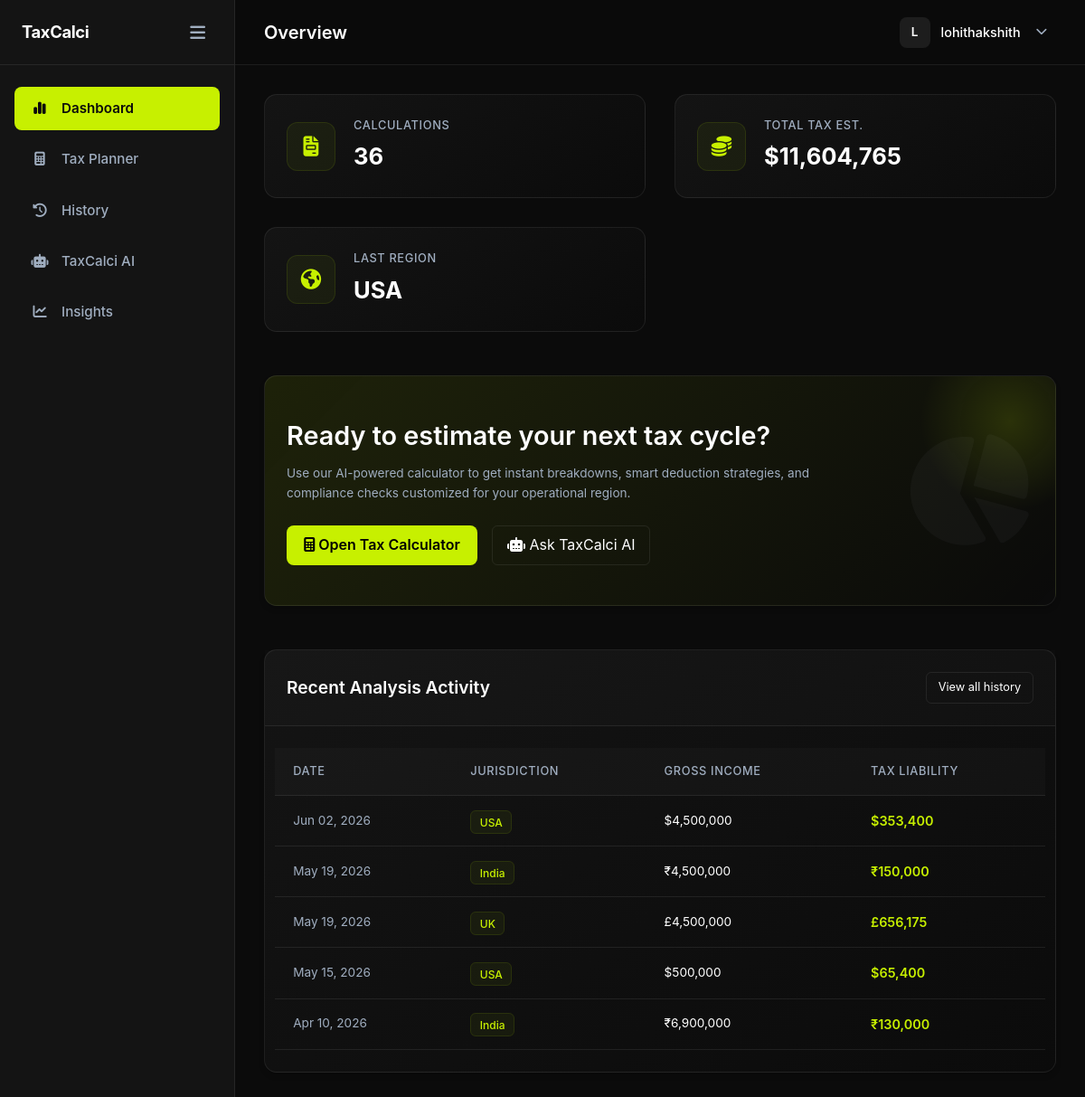
Page /dashboard/ (signed in) on the earlier database version.
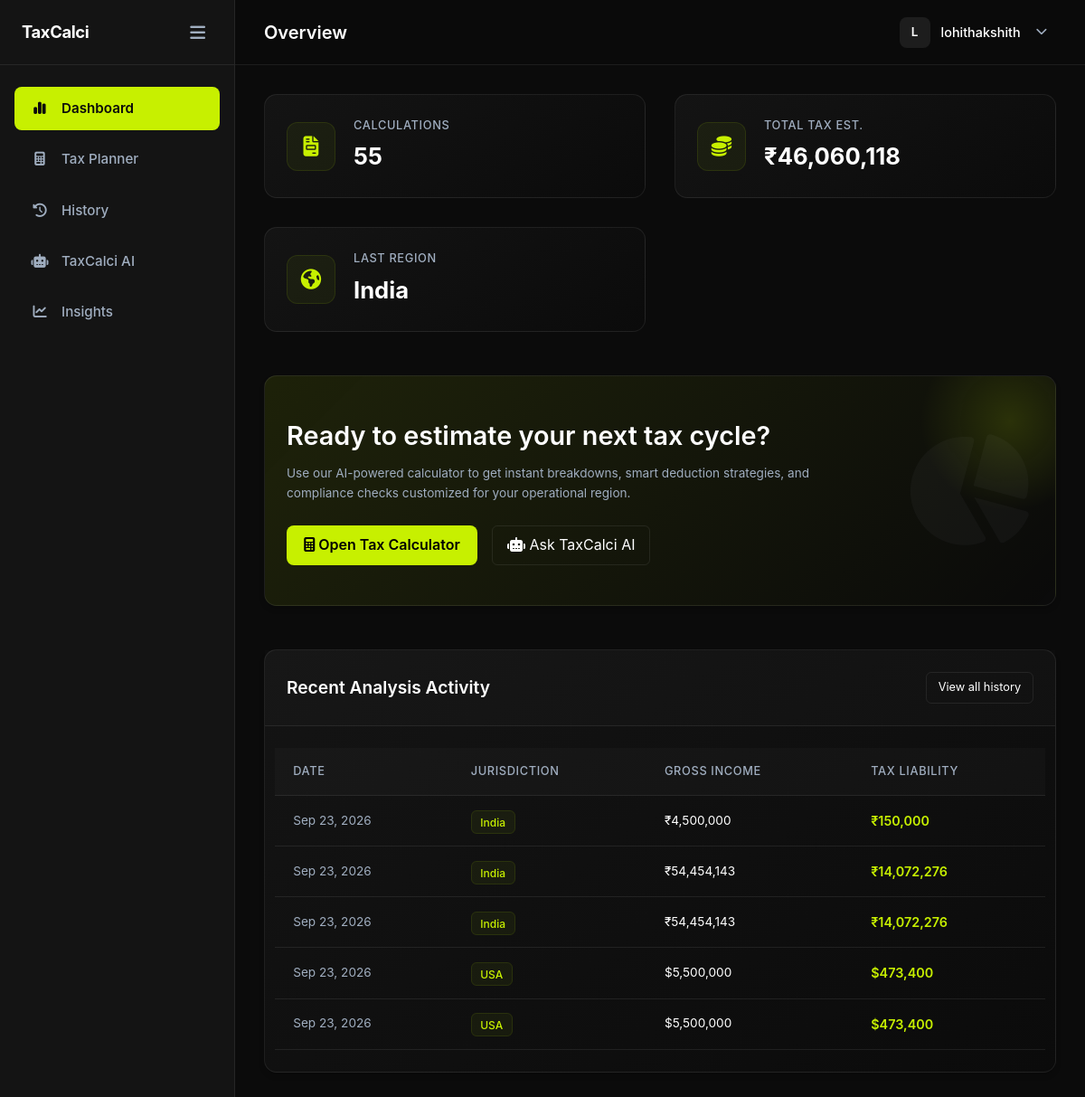
Same page on the later database version.
### tax_engine/models.py (models this page shows, shortened)
class TaxCalculation(models.Model):
    user = models.ForeignKey(User, on_delete=models.CASCADE)
    country = models.CharField(max_length=50)
    income = models.FloatField()
    deductions = models.FloatField()
    taxable_income = models.FloatField()
    estimated_tax = models.FloatField()
    ai_explanation = models.TextField(blank=True, null=True)
    created_at = models.DateTimeField(auto_now_add=True)

### dashboard/views.py (the view)
# urls.py: path('dashboard/', views.dashboard_view, name='dashboard'),
@login_required
def dashboard_view(request):
    calculations = TaxCalculation.objects.filter(user=request.user).order_by('-created_at')
    total_tax_paid = sum(calc.estimated_tax for calc in calculations)
    last_country = calculations.first().country if calculations.exists() else "None"
    context = {
        'calculations': calculations[:5], # Only show recent 5 on dash
        'total_calculations': calculations.count(),
        'total_tax_paid': round(total_tax_paid, 2),
        'last_country': last_country,
    }
    return render(request, 'dashboard/dashboard.html', context)

### dashboard/templatetags/tax_tags.py (called while the page is built)
@register.filter
def currency_symbol(country_name):
    if not country_name:
        return "₹"  # Default to INR as per user preference
    country = str(country_name).lower().strip()
    mapping = {
        'india': '₹',
        'in': '₹',
        'inr': '₹',
        'us': '$',
        'usa': '$',
        'usd': '$',
        'united states': '$',
        'uk': '£',
        'gbp': '£',
        'united kingdom': '£',
        'gb': '£',
        'canada': 'C$',
        'cad': 'C$',
        'ca': 'C$',
        'australia': 'A$',
        'aud': 'A$',
        'au': 'A$',
        'europe': '€',
        'eu': '€',
        'euro': '€',
        'eur': '€',
    }
    return mapping.get(country, '₹')  # Default fallback to INR

@register.filter
def country_display(value):
    if not value:
        return "India"
    mapping = {
        'india': 'India',
        'in': 'India',
        'inr': 'India',
        'us': 'USA',
        'usa': 'USA',
        'usd': 'USA',
        'united states': 'USA',
        'uk': 'UK',
        'gbp': 'UK',
        'united kingdom': 'UK',
        'canada': 'Canada',
        'cad': 'Canada',
        'australia': 'Australia',
        'aud': 'Australia',
        'europe': 'European Union',
        'eu': 'European Union',
        'eur': 'European Union',
        'euro': 'European Union',
    }
    return mapping.get(str(value).lower().strip(), str(value).title())

### templates/dashboard/dashboard.html (shortened to what this page needs)
{% extends 'base_app.html' %}
{% load tax_tags humanize %}
{% block page_title %}Overview{% endblock %}
{% block content %}
<div class="dashboard-grid fade-in page-transition">
    <div class="stats-container">
        <div class="stat-card">
            <div class="stat-icon"><i class="fa-solid fa-file-invoice" style="color:var(--accent-neon);"></i></div>
            <div class="stat-info">
                <span class="stat-label">Calculations</span>
                <span class="stat-value">{{ total_calculations }}</span>
            </div>
        </div>
        <div class="stat-card">
            <div class="stat-icon"><i class="fa-solid fa-coins" style="color:var(--accent-neon);"></i></div>
            <div class="stat-info">
                <span class="stat-label">Total Tax Est.</span>
                <span class="stat-value">{{ last_country|currency_symbol }}{{ total_tax_paid|floatformat:0|intcomma }}</span>
            </div>
        </div>
        <div class="stat-card">
            <div class="stat-icon"><i class="fa-solid fa-earth-americas" style="color:var(--accent-neon);"></i></div>
            <div class="stat-info">
                <span class="stat-label">Last Region</span>
                <span class="stat-value">{{ last_country|country_display }}</span>
            </div>
        </div>
    </div>
    <div class="card mt-2 mb-4" style="background: linear-gradient(135deg, rgba(199,240,0,0.1) 0%, rgba(0,0,0,0) 100%); position: relative; overflow: hidden;">
        <div style="position: absolute; top: -50px; right: -50px; width: 200px; height: 200px; background: radial-gradient(circle, rgba(199,240,0,0.15) 0%, rgba(0,0,0,0) 70%); border-radius: 50%;"></div>
        <div class="flex-between align-center p-4 banner-flex" style="flex-wrap: wrap; gap: 2rem;">
            <div style="flex: 1; min-width: 300px;">
                <h2 class="mb-2 font-weight-bold" style="font-size: 1.8rem;">Ready to estimate your next tax cycle?</h2>
                <p class="text-muted text-sm mb-4" style="line-height: 1.6; max-width: 600px;">Use our AI-powered calculator to get instant breakdowns, smart deduction strategies, and compliance checks customized for your operational region.</p>
                <div style="display: flex; gap: 1rem;">
                    <a href="{% url 'calculator' %}" class="btn-primary"><i class="fa-solid fa-calculator"></i> Open Tax Calculator</a>
                    <a href="{% url 'chat' %}" class="know-more-btn"><i class="fa-solid fa-robot"></i> Ask TaxCalci AI </a>
                </div>
            </div>
            <div style="font-size: 8rem; color: rgba(255,255,255,0.03); transform: rotate(15deg);">
                <i class="fa-solid fa-chart-pie"></i>
            </div>
        </div>
    </div>
    <div class="card mt-4">
        <div class="card-header flex-between">
            <h3>Recent Analysis Activity</h3>
            <a href="{% url 'history' %}" class="btn-outline" style="font-size: 0.8rem; padding: 0.4rem 0.8rem;">View all history</a>
        </div>
        <div class="card-body p-0">
            {% if calculations %}
            <div class="table-responsive">
                <table class="table table-hover">
                    <thead>
                        <tr>
                            <th>Date</th>
                            <th>Jurisdiction</th>
                            <th>Gross Income</th>
                            <th>Tax Liability</th>
                        </tr>
                    </thead>
                    <tbody>
                        {% for calc in calculations %}
                        <tr>
                            <td class="text-muted text-sm">{{ calc.created_at|date:"M d, Y" }}</td>
                            <td>
                                <span class="badge" style="background: rgba(199,240,0,0.05); border: 1px solid rgba(199,240,0,0.1); color: var(--accent-neon);">{{ calc.country|country_display }}</span>
                            </td>
                            <td class="text-sm">{{ calc.country|currency_symbol }}{{ calc.income|floatformat:0|intcomma }}</td>
                            <td class="text-accent font-weight-bold">
                                {{ calc.country|currency_symbol }}{{ calc.estimated_tax|floatformat:0|intcomma }}
                            </td>
                        </tr>
                        {% endfor %}
                    </tbody>
                </table>
            </div>
            {% else %}
            <div class="empty-state p-5 text-center">
                <p class="text-muted" style="padding: 1rem 1rem 0.5rem;">No calculations yet. Start your first analysis to see data here.</p>
                <a href="{% url 'calculator' %}" class="btn-outline mt-3" style="display: inline-flex;">Calculate Now</a>
            </div>
            {% endif %}
        </div>
    </div>
</div>
{% endblock %}

### templates/base_app.html (shortened to what this page needs)
{% load static %}
<!DOCTYPE html>
<html lang="en">
<head>
    <link rel="stylesheet" href="https://cdnjs.cloudflare.com/ajax/libs/font-awesome/6.5.1/css/all.min.css" />
    <link rel="stylesheet" href="{% static 'style.css' %}">
    <link rel="stylesheet" href="{% static 'dashboard.css' %}">
</head>
<body class="app-body">
    <aside class="app-sidebar" id="appSidebar">
        <div class="sidebar-header">
            <span class="logo">TaxCalci</span>
            <button class="icon-btn" id="toggleSidebar"><i class="fa-solid fa-bars"></i></button>
        </div>
        <nav class="sidebar-nav">
            <a href="{% url 'dashboard' %}" class="nav-item">
                <span class="nav-icon"><i class="fa-solid fa-chart-simple"></i></span>
                <span class="nav-label">Dashboard</span>
            </a>
            <a href="{% url 'calculator' %}" class="nav-item">
                <span class="nav-icon"><i class="fa-solid fa-calculator"></i></span>
                <span class="nav-label">Tax Planner</span>
            </a>
            <a href="{% url 'history' %}" class="nav-item">
                <span class="nav-icon"><i class="fa-solid fa-clock-rotate-left"></i></span>
                <span class="nav-label">History</span>
            </a>
            <a href="{% url 'chat' %}" class="nav-item">
                <span class="nav-icon"><i class="fa-solid fa-robot"></i></span>
                <span class="nav-label">TaxCalci AI</span>
            </a>
            {% if request.user.is_authenticated and request.user.profile.role == 'admin' %}
            <a href="{% url 'analytics_dashboard' %}" class="nav-item">
                <span class="nav-icon"><i class="fa-solid fa-chart-line"></i></span>
                <span class="nav-label">Insights</span>
            </a>
            {% endif %}
        </nav>
    </aside>
    <div class="app-main">
        <header class="app-topbar">
            <div class="topbar-left">
                <h2 class="page-title">{% block page_title %}Dashboard{% endblock %}</h2>
            </div>
            <div class="topbar-right">
                <div class="user-profile-dropdown" id="userProfileDropdown">
                    <div class="user-profile-trigger" id="dropdownTrigger">
                        <div class="user-avatar" data-initials="{{ request.user.username|make_list|first|upper }}">
                            {{ request.user.username|make_list|first|upper }}
                        </div>
                        <span class="user-name">{{ request.user.username }}</span>
                        <i class="fa-solid fa-chevron-down"
                            style="font-size: 0.8rem; margin-left: 5px; color: var(--text-muted);"></i>
                    </div>
                </div>
            </div>
        </header>
        <main class="app-content container-fluid">
            {% block content %}
            {% endblock %}
        </main>
    </div>
</body>
</html>

### static/style.css (style rules this page uses)
html { scroll-behavior: smooth; }
.page-transition { animation: pageFadeIn 0.4s ease-out forwards; }
* { margin: 0; padding: 0; box-sizing: border-box; font-family: 'Inter', system-ui, sans-serif; }
:root { --bg-main: #0b0b0b; --bg-card: #141414; --text-main: #ffffff; --text-muted: #b3b3b3; --border-color: #262626; --accent: #c7f000; }
body { background: var(--bg-main); color: var(--text-main); line-height: 1.6; }
a { text-decoration: none; color: var(--text-main); }
.btn-primary { background: var(--accent); color: #000 !important; padding: 0.6rem 1.2rem; border-radius: 8px; font-weight: 600; border: none; cursor: pointer; transition: opacity 0.15s ease, transform 0.15s ease !important; }
.btn-outline { border: 1px solid var(--border-color); padding: 0.5rem 1rem; border-radius: 6px; }
main { padding: 2rem; display: block; min-width: 320px; }

Differences in the rows shown:
no longer on this page (row unchanged): TaxCalculation: country "$", country "USA", created_at "Jun 02, 2026", country|country_display "USA", income "4,500,000", estimated_tax "353,400"
no longer on this page (row unchanged): TaxCalculation: created_at "May 19, 2026", country|country_display "India", country "₹", income "4,500,000", estimated_tax "150,000"
no longer on this page (row unchanged): TaxCalculation: created_at "May 19, 2026", country|country_display "UK", country "£", income "4,500,000", estimated_tax "656,175"
no longer on this page (row unchanged): TaxCalculation: created_at "May 15, 2026", country|country_display "USA", country "$", income "500,000", estimated_tax "65,400"
no longer on this page (row unchanged): TaxCalculation: created_at "Apr 10, 2026", country|country_display "India", country "₹", income "6,900,000", estimated_tax "130,000"
added TaxCalculation: country "₹", country "India", created_at "Sep 23, 2026", country|country_display "India", income "4,500,000", estimated_tax "150,000"
added TaxCalculation: created_at "Sep 23, 2026", country|country_display "India", country "₹", income "54,454,143", estimated_tax "14,072,276"
added TaxCalculation: created_at "Sep 23, 2026", country|country_display "India", country "₹", income "54,454,143", estimated_tax "14,072,276"
added TaxCalculation: created_at "Sep 23, 2026", country|country_display "USA", country "$", income "5,500,000", estimated_tax "473,400"
added TaxCalculation: created_at "Sep 23, 2026", country|country_display "USA", country "$", income "5,500,000", estimated_tax "473,400"
Other differences:
{{ total_calculations }}: "36" → "55"
{{ total_tax_paid|floatformat:0|intcomma }}: "11,604,765" → "46,060,118"
